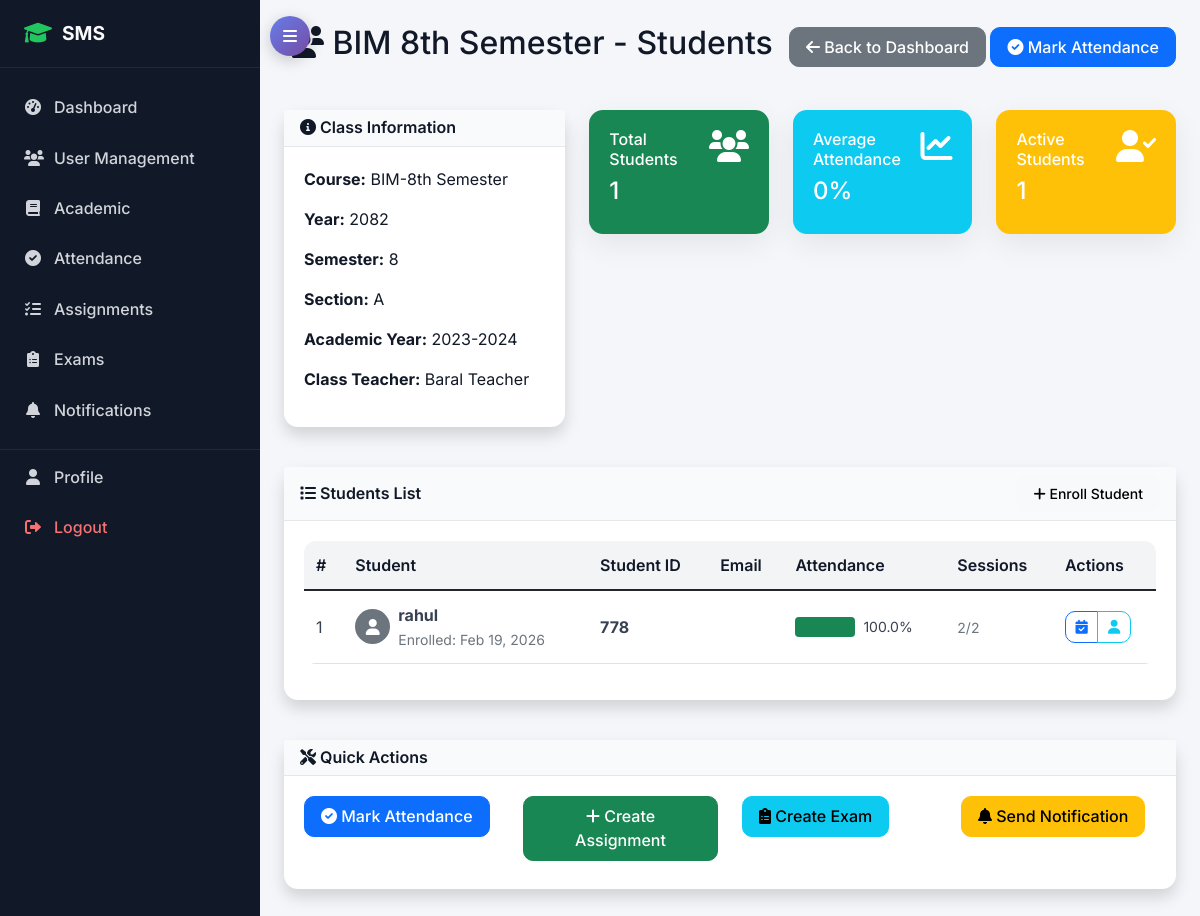
Page /academic/teacher/class/88/students/ (signed in) on the earlier database version.
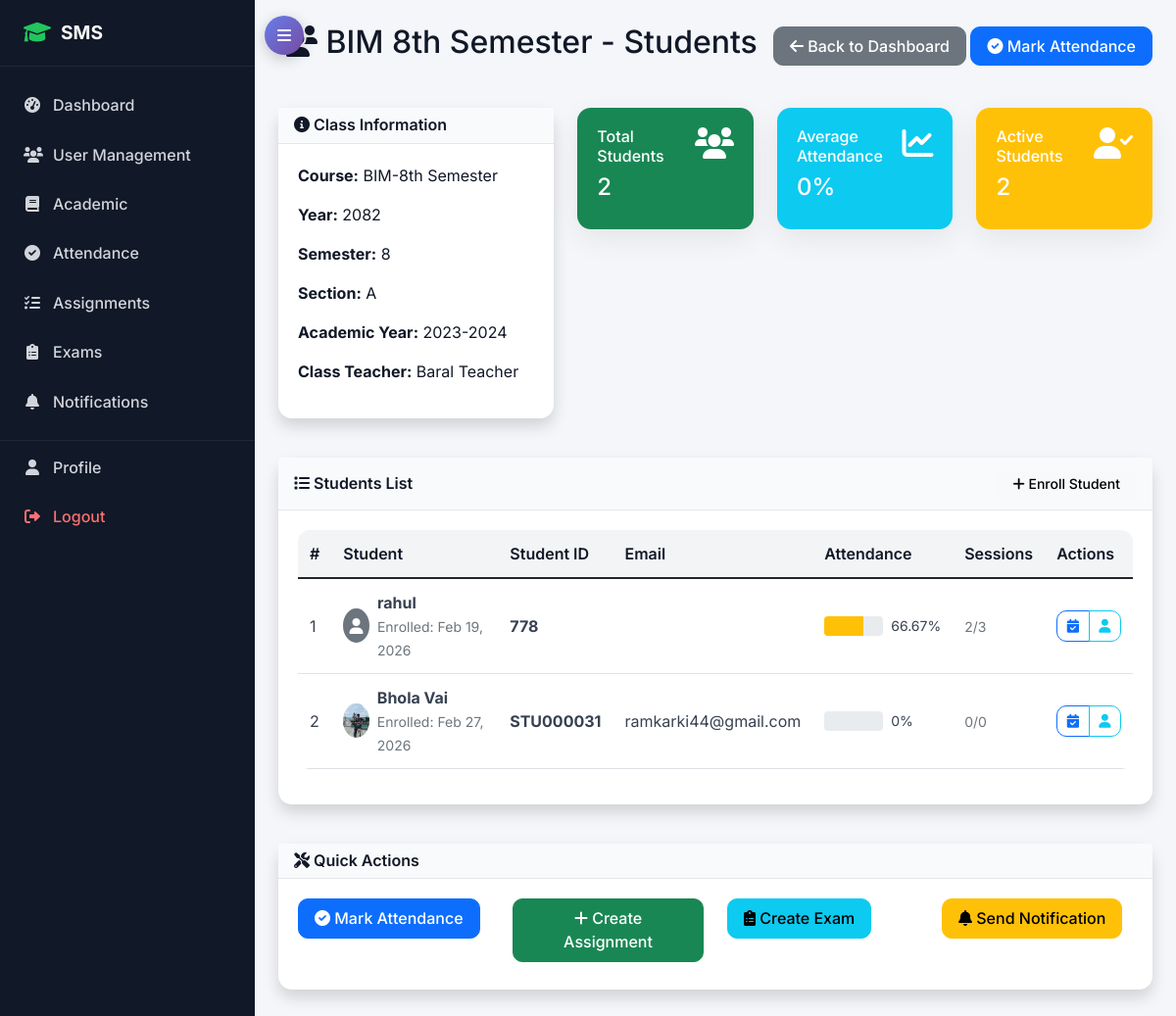
Same page on the later database version.
### academic/models.py (models this page shows, shortened)
class Class(models.Model):
    name = models.CharField(max_length=50)
    course = models.ForeignKey(Course, on_delete=models.CASCADE)
    year = models.PositiveIntegerField()  # 1st year, 2nd year, etc.
    semester = models.PositiveIntegerField()
    section = models.CharField(max_length=10)
    academic_year = models.ForeignKey(AcademicYear, on_delete=models.CASCADE)
    class_teacher = models.ForeignKey(TeacherProfile, on_delete=models.SET_NULL, null=True, blank=True, related_name='class_teacher_for')
    class Meta:
        unique_together = ['course', 'year', 'semester', 'section', 'academic_year']

class Course(models.Model):
    name = models.CharField(max_length=100)
    code = models.CharField(max_length=20, unique=True)
    department = models.ForeignKey(Department, on_delete=models.CASCADE)
    duration_years = models.PositiveIntegerField(default=4)
    description = models.TextField(blank=True)

class AcademicYear(models.Model):
    year = models.CharField(max_length=20, unique=True)  # e.g., "2023-2024"
    start_date = models.DateField()
    end_date = models.DateField()
    is_current = models.BooleanField(default=False)

class StudentEnrollment(models.Model):
    student = models.ForeignKey(StudentProfile, on_delete=models.CASCADE)
    class_enrolled = models.ForeignKey(Class, on_delete=models.CASCADE)
    enrollment_date = models.DateField(auto_now_add=True)
    is_active = models.BooleanField(default=True)
    class Meta:
        unique_together = ['student', 'class_enrolled']

### accounts/models.py (models this page shows, shortened)
class TeacherProfile(models.Model):
    user = models.OneToOneField(User, on_delete=models.CASCADE, related_name='teacher_profile')
    employee_id = models.CharField(max_length=20, unique=True)
    qualification = models.CharField(max_length=200)
    experience_years = models.PositiveIntegerField(default=0)
    specialization = models.CharField(max_length=100)
    joining_date = models.DateField()

class User(AbstractUser):
    USER_TYPE_CHOICES = (
        ('admin', 'Admin'),
        ('student', 'Student'),
        ('teacher', 'Teacher'),
        ('parent', 'Parent'),
    )
    user_type = models.CharField(max_length=10, choices=USER_TYPE_CHOICES)
    phone_regex = RegexValidator(regex=r'^\+?1?\d{9,15}$', message="Phone number must be entered in the format: '+999999999'. Up to 15 digits allowed.")
    phone_number = models.CharField(validators=[phone_regex], max_length=17, blank=True)
    address = models.TextField(blank=True)
    date_of_birth = models.DateField(null=True, blank=True)
    profile_picture = models.ImageField(upload_to='profile_pics/', blank=True, null=True)
    is_active = models.BooleanField(default=True)
    created_at = models.DateTimeField(auto_now_add=True)
    updated_at = models.DateTimeField(auto_now=True)

class StudentProfile(models.Model):
    user = models.OneToOneField(User, on_delete=models.CASCADE, related_name='student_profile')
    student_id = models.CharField(max_length=20, unique=True)
    admission_date = models.DateField()
    guardian_name = models.CharField(max_length=100)
    guardian_phone = models.CharField(max_length=17)
    guardian_email = models.EmailField()
    emergency_contact = models.CharField(max_length=17)
    blood_group = models.CharField(max_length=5, blank=True)

### academic/views.py (the view, shortened to what this page needs)
# urls.py: path('teacher/class/<int:class_id>/students/', views.teacher_class_students, name='teacher_class_students'),
@login_required
def teacher_class_students(request, class_id):
    class_obj = get_object_or_404(Class, id=class_id)
    enrollments = StudentEnrollment.objects.filter(
        class_enrolled=class_obj,
        is_active=True
    ).select_related('student__user').order_by('student__user__first_name', 'student__user__last_name')
    from attendance.models import AttendanceRecord
    student_data = []
    for enrollment in enrollments:
        student = enrollment.student
        attendance_records = AttendanceRecord.objects.filter(student=student)
        total_sessions = attendance_records.count()
        present_sessions = attendance_records.filter(status__in=['present', 'late']).count()
        attendance_percentage = (present_sessions / total_sessions * 100) if total_sessions > 0 else 0
        student_data.append({
            'enrollment': enrollment,
            'student': student,
            'total_sessions': total_sessions,
            'present_sessions': present_sessions,
            'attendance_percentage': round(attendance_percentage, 2)
        })
    context = {
        'class_obj': class_obj,
        'student_data': student_data,
        'can_manage': request.user.user_type in ['admin', 'teacher']
    }
    return render(request, 'academic/teacher_class_students.html', context)

### templates/academic/teacher_class_students.html (shortened to what this page needs)
{% extends 'base.html' %}
{% block content %}
<div class="row">
    <div class="col-12">
        <div class="d-flex justify-content-between align-items-center mb-4">
            <h2><i class="fas fa-users"></i> {{ class_obj.name }} - Students</h2>
            <div>
                <a href="{% url 'accounts:dashboard' %}" class="btn btn-secondary">
                    <i class="fas fa-arrow-left"></i> Back to Dashboard
                </a>
                {% if can_manage %}
                <a href="{% url 'attendance:mark_attendance' %}" class="btn btn-primary">
                    <i class="fas fa-check-circle"></i> Mark Attendance
                </a>
                {% endif %}
            </div>
        </div>
    </div>
</div>
<div class="row mb-4">
    <div class="col-lg-4">
        <div class="card shadow">
            <div class="card-header bg-primary text-white">
                <h6 class="m-0"><i class="fas fa-info-circle"></i> Class Information</h6>
            </div>
            <div class="card-body">
                <p><strong>Course:</strong> {{ class_obj.course.name }}</p>
                <p><strong>Year:</strong> {{ class_obj.year }}</p>
                <p><strong>Semester:</strong> {{ class_obj.semester }}</p>
                <p><strong>Section:</strong> {{ class_obj.section }}</p>
                <p><strong>Academic Year:</strong> {{ class_obj.academic_year.year }}</p>
                {% if class_obj.class_teacher %}
                <p><strong>Class Teacher:</strong> {{ class_obj.class_teacher.user.get_full_name|default:class_obj.class_teacher.user.username }}</p>
                {% endif %}
            </div>
        </div>
    </div>
    <div class="col-lg-8">
        <div class="row">
            <div class="col-md-4 mb-3">
                <div class="card bg-success text-white">
                    <div class="card-body">
                        <div class="d-flex justify-content-between">
                            <div>
                                <h6>Total Students</h6>
                                <h4>{{ student_data|length }}</h4>
                            </div>
                            <i class="fas fa-users fa-2x"></i>
                        </div>
                    </div>
                </div>
            </div>
            <div class="col-md-4 mb-3">
                <div class="card bg-info text-white">
                    <div class="card-body">
                        <div class="d-flex justify-content-between">
                            <div>
                                <h6>Average Attendance</h6>
                                <h4>
                                    {% if student_data %}
                                        {% with total_percentage=0 %}
                                            {{ total_percentage|floatformat:0 }}%
                                        {% endwith %}
                                    {% else %}
                                        0%
                                    {% endif %}
                                </h4>
                            </div>
                            <i class="fas fa-chart-line fa-2x"></i>
                        </div>
                    </div>
                </div>
            </div>
            <div class="col-md-4 mb-3">
                <div class="card bg-warning text-white">
                    <div class="card-body">
                        <div class="d-flex justify-content-between">
                            <div>
                                <h6>Active Students</h6>
                                <h4>{{ student_data|length }}</h4>
                            </div>
                            <i class="fas fa-user-check fa-2x"></i>
                        </div>
                    </div>
                </div>
            </div>
        </div>
    </div>
</div>
<div class="row">
    <div class="col-12">
        <div class="card shadow">
            <div class="card-header bg-success text-white d-flex justify-content-between align-items-center">
                <h6 class="m-0"><i class="fas fa-list"></i> Students List</h6>
                {% if can_manage %}
                <div>
                    <a href="{% url 'academic:enrollment_list' %}" class="btn btn-sm btn-light">
                        <i class="fas fa-plus"></i> Enroll Student
                    </a>
                </div>
                {% endif %}
            </div>
            <div class="card-body">
                {% if student_data %}
                <div class="table-responsive">
                    <table class="table table-hover">
                        <thead>
                            <tr>
                                <th>#</th>
                                <th>Student</th>
                                <th>Student ID</th>
                                <th>Email</th>
                                <th>Attendance</th>
                                <th>Sessions</th>
                                {% if can_manage %}
                                <th>Actions</th>
                                {% endif %}
                            </tr>
                        </thead>
                        <tbody>
                            {% for data in student_data %}
                            <tr>
                                <td>{{ forloop.counter }}</td>
                                <td>
                                    <div class="d-flex align-items-center">
                                        {% if data.student.user.profile_picture %}
                                            <img src="{{ data.student.user.profile_picture.url }}" class="rounded-circle me-2" width="35" height="35">
                                        {% else %}
                                            <div class="bg-secondary rounded-circle d-flex align-items-center justify-content-center me-2" style="width: 35px; height: 35px;">
                                                <i class="fas fa-user text-white"></i>
                                            </div>
                                        {% endif %}
                                        <div>
                                            <strong>{{ data.student.user.get_full_name|default:data.student.user.username }}</strong>
                                            <br><small class="text-muted">Enrolled: {{ data.enrollment.enrollment_date|date:"M d, Y" }}</small>
                                        </div>
                                    </div>
                                </td>
                                <td><strong>{{ data.student.student_id }}</strong></td>
                                <td>{{ data.student.user.email }}</td>
                                <td>
                                    <div class="d-flex align-items-center">
                                        <div class="progress me-2" style="width: 60px; height: 20px;">
                                            {% if data.attendance_percentage >= 75 %}
                                                <div class="progress-bar bg-success" style="width: {{ data.attendance_percentage }}%"></div>
                                            {% elif data.attendance_percentage >= 50 %}
                                                <div class="progress-bar bg-warning" style="width: {{ data.attendance_percentage }}%"></div>
                                            {% else %}
                                                <div class="progress-bar bg-danger" style="width: {{ data.attendance_percentage }}%"></div>
                                            {% endif %}
                                        </div>
                                        <small>{{ data.attendance_percentage }}%</small>
                                    </div>
                                </td>
                                <td>
                                    <small class="text-muted">{{ data.present_sessions }}/{{ data.total_sessions }}</small>
                                </td>
                                {% if can_manage %}
                                <td>
                                    <div class="btn-group" role="group">
                                        <a href="{% url 'attendance:view_attendance' %}?student={{ data.student.id }}" class="btn btn-sm btn-outline-primary" title="View Attendance">
                                            <i class="fas fa-calendar-check"></i>
                                        </a>
                                        <a href="{% url 'accounts:profile' %}?user={{ data.student.user.id }}" class="btn btn-sm btn-outline-info" title="View Profile">
                                            <i class="fas fa-user"></i>
                                        </a>
                                    </div>
                                </td>
                                {% endif %}
                            </tr>
                            {% endfor %}
                        </tbody>
                    </table>
                </div>
                {% endif %}
            </div>
        </div>
    </div>
</div>
{% if can_manage and student_data %}
<div class="row mt-4">
    <div class="col-12">
        <div class="card shadow">
            <div class="card-header bg-warning text-white">
                <h6 class="m-0"><i class="fas fa-tools"></i> Quick Actions</h6>
            </div>
            <div class="card-body">
                <div class="row">
                    <div class="col-md-3 mb-2">
                        <a href="{% url 'attendance:mark_attendance' %}" class="btn btn-primary btn-block">
                            <i class="fas fa-check-circle"></i> Mark Attendance
                        </a>
                    </div>
                    <div class="col-md-3 mb-2">
                        <a href="{% url 'academic:create_assignment' %}" class="btn btn-success btn-block">
                            <i class="fas fa-plus"></i> Create Assignment
                        </a>
                    </div>
                    <div class="col-md-3 mb-2">
                        <a href="{% url 'examination:create_exam' %}" class="btn btn-info btn-block">
                            <i class="fas fa-clipboard-list"></i> Create Exam
                        </a>
                    </div>
                    <div class="col-md-3 mb-2">
                        <a href="{% url 'notifications:create_notification' %}" class="btn btn-warning btn-block">
                            <i class="fas fa-bell"></i> Send Notification
                        </a>
                    </div>
                </div>
            </div>
        </div>
    </div>
</div>
{% endif %}
{% endblock %}

Differences in the rows shown:
computed for StudentEnrollment "Feb 19, 2026": attendance_percentage "100.0" → "66.67"; total_sessions "2" → "3"
added StudentEnrollment: student.user.profile_picture (picture), student.user.get_full_name "Bhola Vai", enrollment.enrollment_date "Feb 27, 2026", student.student_id "STU000031", student.user.email "ramkarki44@gmail.com", attendance_percentage "0", present_sessions "0", total_sessions "0"
Other differences:
{{ student_data|length }}: "1" → "2"
